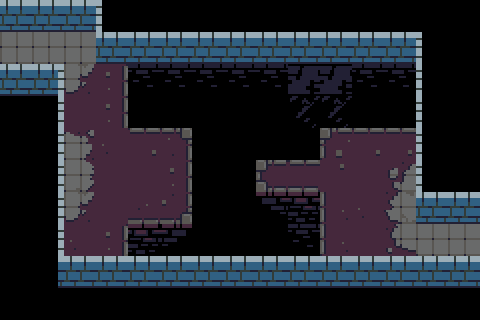

A 2D game scene composited from a Tiled map and its tileset images. What follows is a short description and the map's XML, with every tile layer's data as written:
An orthogonal 15x10 tile map with 32x32 px tiles, 4 tile layers (walls, ground, death, guff) and 4 objects (2x connection, 2x block).

<map version="1.0" tiledversion="1.0.3" orientation="orthogonal" renderorder="right-down" width="15" height="10" tilewidth="32" tileheight="32" nextobjectid="18">
 <properties>
  <property name="number" value="14" />
 </properties>
 <tileset firstgid="1" source="tower-tileset.tsx" />
 <layer name="walls" width="15" height="10">
  <data encoding="csv">
12,12,12,15,0,0,0,0,0,0,0,0,0,0,0,
2,0,0,12,12,12,12,12,12,12,12,12,12,15,0,
12,23,0,0,0,0,0,0,0,0,0,0,0,15,0,
0,14,0,0,0,0,0,0,0,0,0,0,0,15,0,
0,14,0,0,0,0,0,0,0,0,0,0,0,15,0,
0,14,0,0,0,0,0,0,0,0,0,0,0,15,0,
0,14,0,0,0,0,0,0,0,0,0,0,0,12,12,
0,14,0,0,0,0,0,0,0,0,0,0,0,0,2,
0,24,12,12,12,12,12,12,12,12,12,12,12,12,12,
0,0,0,0,0,0,0,0,0,0,0,0,0,0,0
</data>
 </layer>
 <layer name="ground" width="15" height="10">
  <data encoding="csv">
0,0,0,0,0,0,0,0,0,0,0,0,0,0,0,
72,72,72,0,0,0,0,0,0,0,0,0,0,0,0,
0,0,83,56,0,0,0,0,0,0,0,0,0,0,0,
0,0,2,56,0,0,0,0,0,0,0,0,0,0,0,
0,0,63,28,45,46,0,0,0,0,44,45,45,0,0,
0,0,73,2,2,56,0,0,59,57,37,2,61,0,0,
0,0,83,2,65,66,0,0,0,0,54,28,71,0,0,
0,0,28,56,0,0,0,0,0,0,54,2,81,72,72,
0,0,0,0,0,0,0,0,0,0,0,0,0,0,0,
0,0,0,0,0,0,0,0,0,0,0,0,0,0,0
</data>
 </layer>
 <layer name="death" width="15" height="10">
  <data encoding="csv">
0,0,0,0,0,0,0,0,0,0,0,0,0,0,0,
0,0,0,0,0,0,0,0,0,0,0,0,0,0,0,
0,0,0,0,89,89,89,89,89,89,89,89,89,0,0,
0,0,0,0,4,4,4,4,4,4,4,4,4,0,0,
0,0,0,0,0,0,4,4,4,4,0,0,0,0,0,
0,0,0,0,0,0,4,4,0,0,0,0,0,0,0,
0,0,0,0,0,0,4,4,78,79,0,0,0,0,0,
0,0,0,0,79,80,4,4,4,89,0,0,0,0,0,
0,0,0,0,0,0,0,0,0,0,0,0,0,0,0,
0,0,0,0,0,0,0,0,0,0,0,0,0,0,0
</data>
 </layer>
 <layer name="guff" width="15" height="10">
  <data encoding="csv">
0,0,0,0,0,0,0,0,0,0,0,0,0,0,0,
0,0,0,0,0,0,0,0,0,0,0,0,0,0,0,
0,0,0,0,0,0,0,0,0,91,91,0,0,0,0,
0,0,0,0,0,0,0,0,0,93,93,0,0,0,0,
0,0,0,0,0,0,0,0,0,0,0,0,0,0,0,
0,0,0,0,0,0,0,0,0,0,0,0,0,0,0,
0,0,0,0,0,0,0,0,0,0,0,0,0,0,0,
0,0,0,0,0,0,0,0,0,0,0,0,0,0,0,
0,0,0,0,0,0,0,0,0,0,0,0,0,0,0,
0,0,0,0,0,0,0,0,0,0,0,0,0,0,0
</data>
 </layer>
 <objectgroup name="objects">
  <object id="9" name="25" type="connection" x="32" y="32" width="32" height="32">
   <properties>
    <property name="dir" value="right" />
    <property name="to" value="24" />
   </properties>
  </object>
  <object id="10" name="26" type="connection" x="416" y="224" width="32" height="32">
   <properties>
    <property name="dir" value="left" />
    <property name="to" value="29" />
   </properties>
  </object>
  <object id="16" type="block" x="160" y="160" width="32" height="32" />
  <object id="17" type="block" x="96" y="160" width="32" height="32" />
 </objectgroup>
</map>
